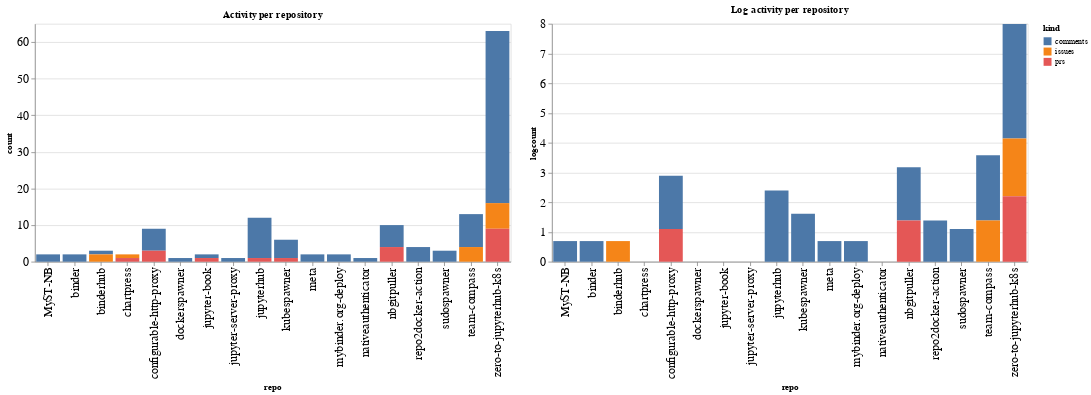

This figure's notebook cell:
### Code cell
ch1 = alt.Chart(repo_summaries, width=600, title="Activity per repository").mark_bar().encode(
    x='repo',
    y='count',
    color='kind',
    tooltip="kind"
)

ch2 = alt.Chart(repo_summaries, width=600, title="Log activity per repository").mark_bar().encode(
    x='repo',
    y='logcount',
    color='kind',
    tooltip="kind"
)

ch1 | ch2

### Figure 1 — Vega-Lite specification as saved in the notebook (floating-point values rounded to 4 significant figures)
{"config": {"axisLeft": {"labelFontSize": 15}, "axisBottom": {"labelFontSize": 15}}, "hconcat": [{"mark": "bar", "encoding": {"color": {"type": "nominal", "field": "kind"}, "tooltip": {"type": "nominal", "field": "kind"}, "x": {"type": "nominal", "field": "repo"}, "y": {"type": "quantitative", "field": "count"}}, "title": "Activity per repository", "width": 600}, {"mark": "bar", "encoding": {"color": {"type": "nominal", "field": "kind"}, "tooltip": {"type": "nominal", "field": "kind"}, "x": {"type": "nominal", "field": "repo"}, "y": {"type": "quantitative", "field": "logcount"}}, "title": "Log activity per repository", "width": 600}], "data": {"name": "data-4a8552280cebc3505360aa445b86f716"}, "$schema": "https://vega.github.io/schema/vega-lite/v4.8.1.json", "datasets": {"data-4a8552280cebc3505360aa445b86f716": [{"repo": "MyST-NB", "kind": "comments", "count": 2, "logcount": 0.6931}, {"repo": "binder", "kind": "comments", "count": 2, "logcount": 0.6931}, {"repo": "binderhub", "kind": "comments", "count": 1, "logcount": 0.0}, {"repo": "binderhub", "kind": "issues", "count": 2, "logcount": 0.6931}, {"repo": "chartpress", "kind": "issues", "count": 1, "logcount": 0.0}, {"repo": "chartpress", "kind": "prs", "count": 1, "logcount": 0.0}, {"repo": "configurable-http-proxy", "kind": "comments", "count": 6, "logcount": 1.792}, {"repo": "configurable-http-proxy", "kind": "prs", "count": 3, "logcount": 1.099}, {"repo": "dockerspawner", "kind": "comments", "count": 1, "logcount": 0.0}, {"repo": "jupyter-book", "kind": "comments", "count": 1, "logcount": 0.0}, {"repo": "jupyter-book", "kind": "prs", "count": 1, "logcount": 0.0}, {"repo": "jupyter-server-proxy", "kind": "comments", "count": 1, "logcount": 0.0}, {"repo": "jupyterhub", "kind": "comments", "count": 11, "logcount": 2.398}, {"repo": "jupyterhub", "kind": "prs", "count": 1, "logcount": 0.0}, {"repo": "kubespawner", "kind": "comments", "count": 5, "logcount": 1.609}, {"repo": "kubespawner", "kind": "prs", "count": 1, "logcount": 0.0}, {"repo": "meta", "kind": "comments", "count": 2, "logcount": 0.6931}, {"repo": "mybinder.org-deploy", "kind": "comments", "count": 2, "logcount": 0.6931}, {"repo": "nativeauthenticator", "kind": "comments", "count": 1, "logcount": 0.0}, {"repo": "nbgitpuller", "kind": "comments", "count": 6, "logcount": 1.792}, {"repo": "nbgitpuller", "kind": "prs", "count": 4, "logcount": 1.386}, {"repo": "repo2docker-action", "kind": "comments", "count": 4, "logcount": 1.386}, {"repo": "sudospawner", "kind": "comments", "count": 3, "logcount": 1.099}, {"repo": "team-compass", "kind": "comments", "count": 9, "logcount": 2.197}, {"repo": "team-compass", "kind": "issues", "count": 4, "logcount": 1.386}, {"repo": "zero-to-jupyterhub-k8s", "kind": "comments", "count": 47, "logcount": 3.85}, {"repo": "zero-to-jupyterhub-k8s", "kind": "issues", "count": 7, "logcount": 1.946}, {"repo": "zero-to-jupyterhub-k8s", "kind": "prs", "count": 9, "logcount": 2.197}]}}
